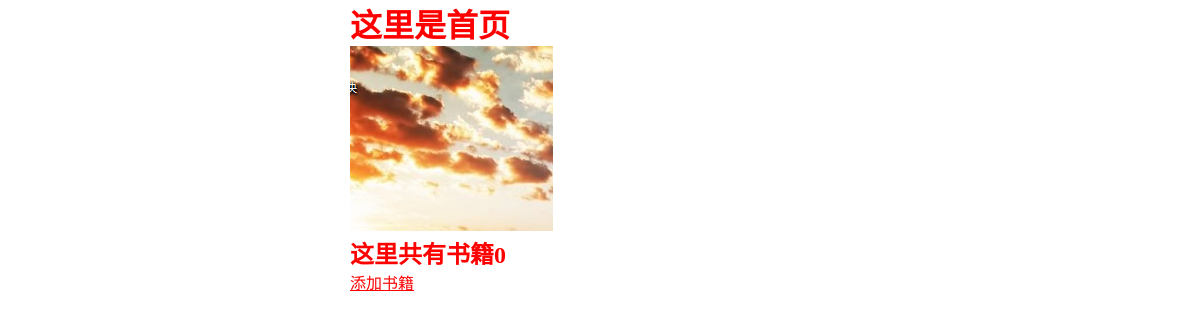
The app's page /, older data.
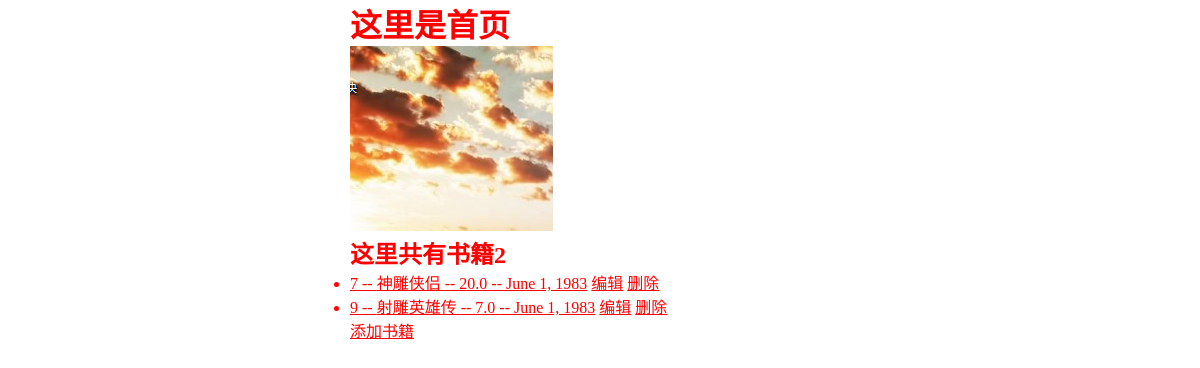
The same page, newer data.
### booktest/models.py (models this page shows, shortened)
class Book(models.Model):
    title = models.CharField(max_length=20)
    price=models.FloatField(default=0)
    pub_date = models.DateField(default="1983-06-01")

### booktest/views.py (the view)
# urls.py: url(r'^$', views.index, name='index'),
def index(request):
    books = Book.objects.all()
    return render(request, 'index.html', {'books': books})

### templates/index.html (shortened to what this page needs)
<!DOCTYPE html>
<html lang="en">
<head>
    <link rel="stylesheet" href="/static/css/main.css">
</head>
<body>
    <div class="container">
        <h1>这里是首页</h1>
        <div>
            <div class="center">
                <img src="/static/img/图片.jpg" alt="">
            </div>
            <h2>这里共有书籍{{books.count}}</h2>
            <ul>
                {% for book in books %}
                <li>
                    <a href="{% url 'booktest:detail' book.id %}">{{book.id}} -- {{book.title}} -- {{book.price}} -- {{book.pub_date}}</a>
                    <a href="{% url 'booktest:editbook' book.id %}">编辑</a>
                    <a href="{% url 'booktest:deletebook' book.id %}">删除</a>
                </li>
                {% endfor %}
            </ul>
            <a href="{% url 'booktest:addbook' %}">添加书籍</a>
        </div>
    </div>
</body>
</html>

Row changes from the older to the newer data that the page shows:
added Book: id "7", title "神雕侠侣", price "20.0", pub_date "June 1, 1983"
added Book: id "9", title "射雕英雄传", price "7.0", pub_date "June 1, 1983"
Text that changed along with them:
{{ books.count }}: "0" → "2"
